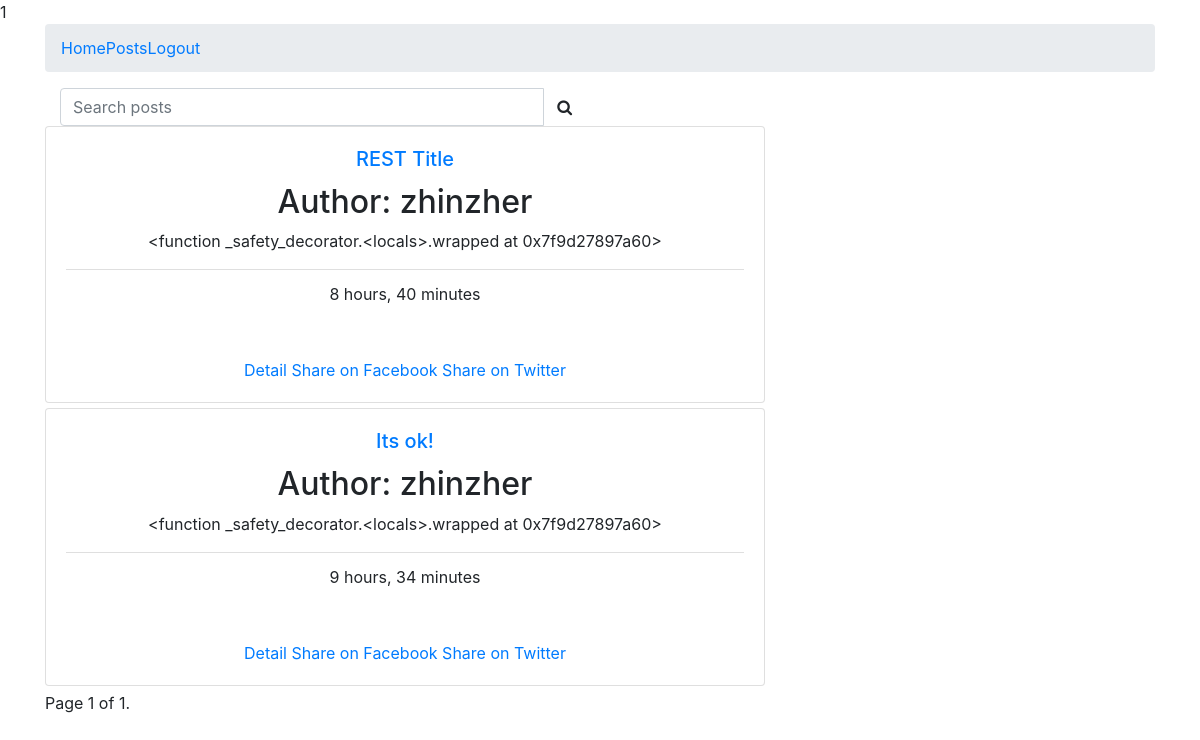
The app's page / (signed in) with its own data.
### post/models.py (models this page shows, shortened)
class Post(models.Model):
    user = models.ForeignKey(settings.AUTH_USER_MODEL, default=1, on_delete=models.CASCADE)
    title = models.CharField(max_length=120)
    slug = models.SlugField(unique=True)
    content = models.TextField()
    updated = models.DateTimeField(auto_now=True, auto_now_add=False)
    timestamp = models.DateTimeField(auto_now=False, auto_now_add=True)
    height_field = models.IntegerField(default=0)
    width_field = models.IntegerField(default=0)
    image = models.ImageField(
                              null=True, blank=True,
                              width_field='width_field',
                              height_field='height_field')
    draft = models.BooleanField(default=False)
    publish = models.DateTimeField(auto_now=False, auto_now_add=False)
    read_time = models.IntegerField(default=0)
    objects = PostManager()
    def get_absolute_url(self):
        return reverse('post-detail', kwargs={'slug': self.slug})
    def get_markdown(self):
        content = self.content
        markdown_text = markdown(content)
        return mark_safe(markdown_text)

### post/views.py (the view)
# urls.py: path('', post_list, name='post-list'),
def post_list(request):
    queryset = Post.objects.active().order_by('-timestamp')
    query = request.GET.get('q')
    if query:
        queryset = queryset.filter(
            Q(title__icontains=query) | Q(content__icontains=query)).distinct()
    paginator = Paginator(queryset, 3)  # Show 25 contacts per page
    page = request.GET.get('page')
    post = paginator.get_page(page)
    context = {
        'object_list': post,
        'title': 'list'
    }
    return render(request, 'posts_list.html', context=context)

### post/models.py (called while the page is built)
    def active(self, *args, **kwargs):
        return super(PostManager, self).filter(draft=False)

### templates/posts_list.html (shortened to what this page needs)
{% extends 'base.html' %}
{% block content %}
    <form method="GET" action="">
        <div class="input-group col-sm-6">
            <input class="form-control" type="text" name="q" placeholder="Search posts" />
            <span class="input-group-btn">
                <button class="btn btn-default" type="submit"><i class="fa fa-1.5x fa-search"></i></button>
            </span>
        </div>
    </form>
    {% for obj in object_list %}
        <div class="card" style="width: 45rem;">
            <div class="card-body post-detail-item">
                <h5 class="card-title"><a href="{{ obj.get_absolute_url }}">
                    {% if obj.draft %}
                        <span style="color:red;">{{ obj.title }}</span>
                    {% else %}
                        {{ obj.title }}
                    {% endif %}
                    </a></h5>
                <h2>Author: {{ obj.user }}</h2>
                    <div class="post-detail-item"><p>{{ obj.get_markdown }}</p></div>
                    <ul class="list-group list-group-flush">
                        <li class="list-group-item">{{ obj.timestamp|timesince }}</li>
                    </ul>
            </div>
            <div class="card-body">
                    <a href="{% url 'post-detail' slug=obj.slug %}" class="card-link">Detail</a>
                    <a href="https://www.facebook.com/sharer/sharer.php?u={{ request.build_absolute_uri }}">Share on
                        Facebook</a>
                    <a href="https://twitter.com/home?status=I'm%20going%20to%20learn%20to%20Code...%20Come%20build%20an%20web%20apsp%20with%20me!%20%23CFE%20and%20@justinmitchel%20{{ request.build_absolute_uri }}/">Share
                        on Twitter</a>
            </div>
        </div>
        <div style="height: 5px"></div>
    {%  endfor %}
    <div class="pagination">
    <span class="step-links">
        <span class="current">
            Page {{ object_list.number }} of {{ object_list.paginator.num_pages }}.
        </span>
    </span>
</div>
{% endblock content %}

### static/css/base.css (style rules this page uses)
h5 { color: red; }

### records on screen
Post: title "REST Title", user "zhinzher", get_markdown "<function _safety_decorator.<locals>.wrapped at 0x7f9d27897a60>", timestamp "8 hours, 40 minutes"
Post: title "Its ok!", user "zhinzher", get_markdown "<function _safety_decorator.<locals>.wrapped at 0x7f9d27897a60>", timestamp "9 hours, 34 minutes"

### other values on screen
{{ object_list.number }} "1"
{{ object_list.paginator.num_pages }} "1"
